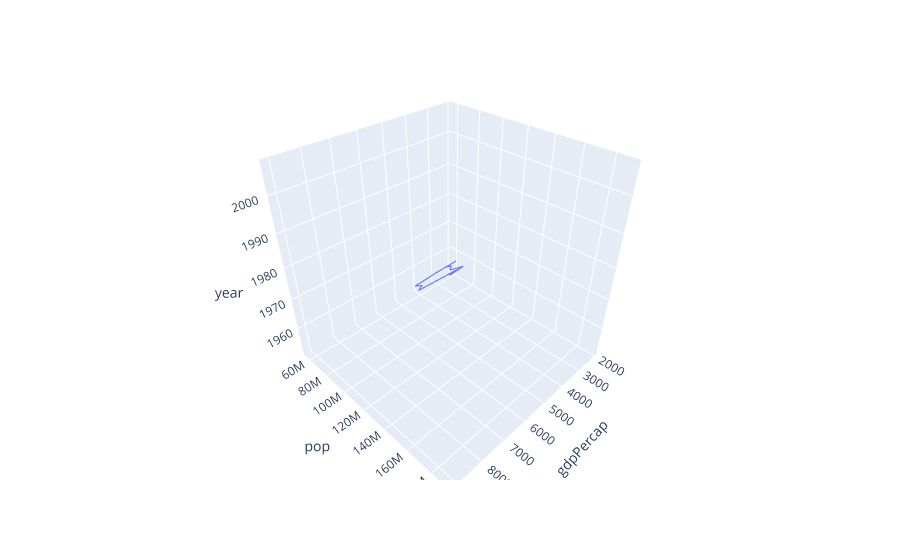

Write notebook code for a chart like this one.
### Code cell
import plotly.express as px
df = px.data.gapminder().query("country=='Brazil'")
fig = px.line_3d(df, x="gdpPercap", y="pop", z="year")
fig.show()

### Figure 1 — Plotly figure (JSON) as saved in the notebook; plotly's stock layout.template omitted (floating-point values rounded to 4 significant figures)
{"data": [{"hovertemplate": "gdpPercap=%{x}<br>pop=%{y}<br>year=%{z}<extra></extra>", "legendgroup": "", "line": {"color": "#636efa", "dash": "solid"}, "marker": {"symbol": "circle"}, "mode": "lines", "name": "", "scene": "scene", "showlegend": false, "type": "scatter3d", "x": [2109.0, 2487.0, 3337.0, 3430.0, 4986.0, 6660.0, 7031.0, 7807.0, 6950.0, 7958.0, 8131.0, 9066.0], "y": [56602560, 65551171, 76039390, 88049823, 100840058, 114313951, 128962939, 142938076, 155975974, 168546719, 179914212, 190010647], "z": [1952, 1957, 1962, 1967, 1972, 1977, 1982, 1987, 1992, 1997, 2002, 2007]}], "layout": {"legend": {"tracegroupgap": 0}, "margin": {"t": 60}, "scene": {"domain": {"x": [0, 1], "y": [0, 1]}, "xaxis": {"title": {"text": "gdpPercap"}}, "yaxis": {"title": {"text": "pop"}}, "zaxis": {"title": {"text": "year"}}}}}
